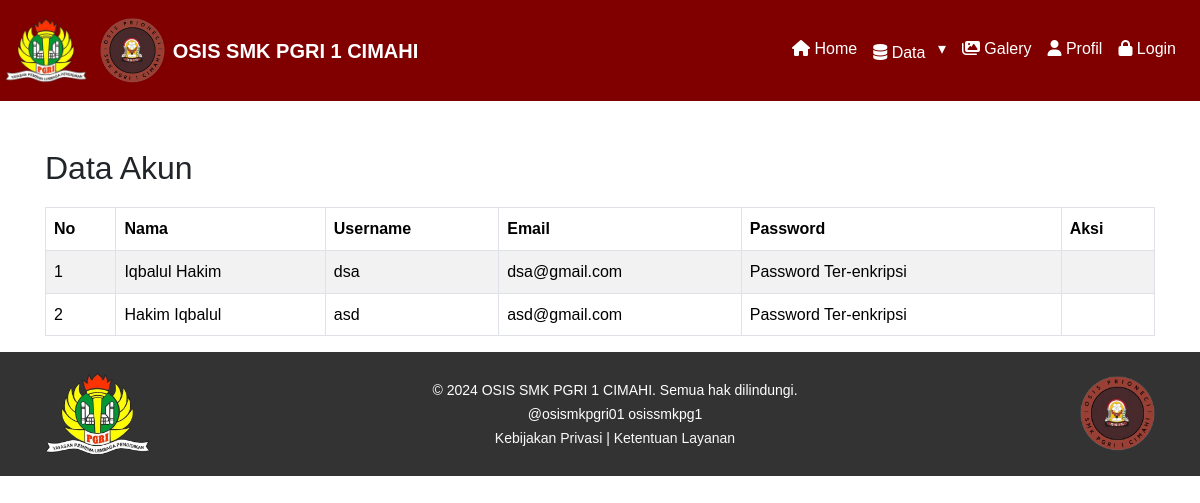
The page /akun.php on the database its author committed.
### tables this page shows
CREATE TABLE `akun` (
  `id_akun` int(11) NOT NULL,
  `nama` varchar(100) NOT NULL,
  `username` varchar(100) NOT NULL,
  `email` varchar(50) NOT NULL,
  `password` varchar(100) NOT NULL,
  `role` enum('Admin','Anggota') NOT NULL,
  `created_by` int(11) DEFAULT NULL,
  `created_at` datetime DEFAULT current_timestamp(),
  `updated_by` int(11) DEFAULT NULL,
  `updated_at` datetime DEFAULT current_timestamp() ON UPDATE current_timestamp()
);

### config/controller.php (called while the page is built, shortened)
<?php
function select($query)
{
    global $db;
    $result = mysqli_query($db, $query);
    $rows = [];
    while ($row = mysqli_fetch_assoc($result)) {
        $rows[] = $row;
    }
    return $result;
}

### akun.php (the view, shortened to what this page needs)
<?php
include 'layout/header.php';
$data_akun = select("SELECT * FROM akun");
?>
<div class="content-wrapper">
    <div class="container mt-5">
        <h2>Data Akun</h2>
        <table id="example2" class="table table-bordered table-striped">
            <thead>
                <th>No</th>
                <th>Nama</th>
                <th>Username</th>
                <th>Email</th>
                <th>Password</th>
                <th>Aksi</th>
            </thead>
            <tbody>
                <?php $no = 1; ?>
                    <?php foreach ($data_akun as $akun): ?>
                        <tr>
                            <td><?= $no++; ?></td>
                            <td><?= htmlspecialchars($akun['nama']); ?></td>
                            <td><?= htmlspecialchars($akun['username']); ?></td>
                            <td><?= htmlspecialchars($akun['email']); ?></td>
                            <td>Password Ter-enkripsi</td>
                            <td class="text-center">
                    <?php endforeach; ?>
            </tbody>
        </table>
    </div>
</div>
<?php include 'layout/footer.php'; ?>

### layout/header.php (style rules this page uses)
body { font-family: Arial, sans-serif; font-size: 16px; line-height: 1.6; margin: 0; padding: 0; box-sizing: border-box; }
.container { padding: 0 15px; margin: 0 auto; }
h2, h3 { margin-bottom: 20px; }

### rows shown on the page
akun: nama "Iqbalul Hakim", username "dsa", email "dsa@gmail.com"
akun: nama "Hakim Iqbalul", username "asd", email "asd@gmail.com"
